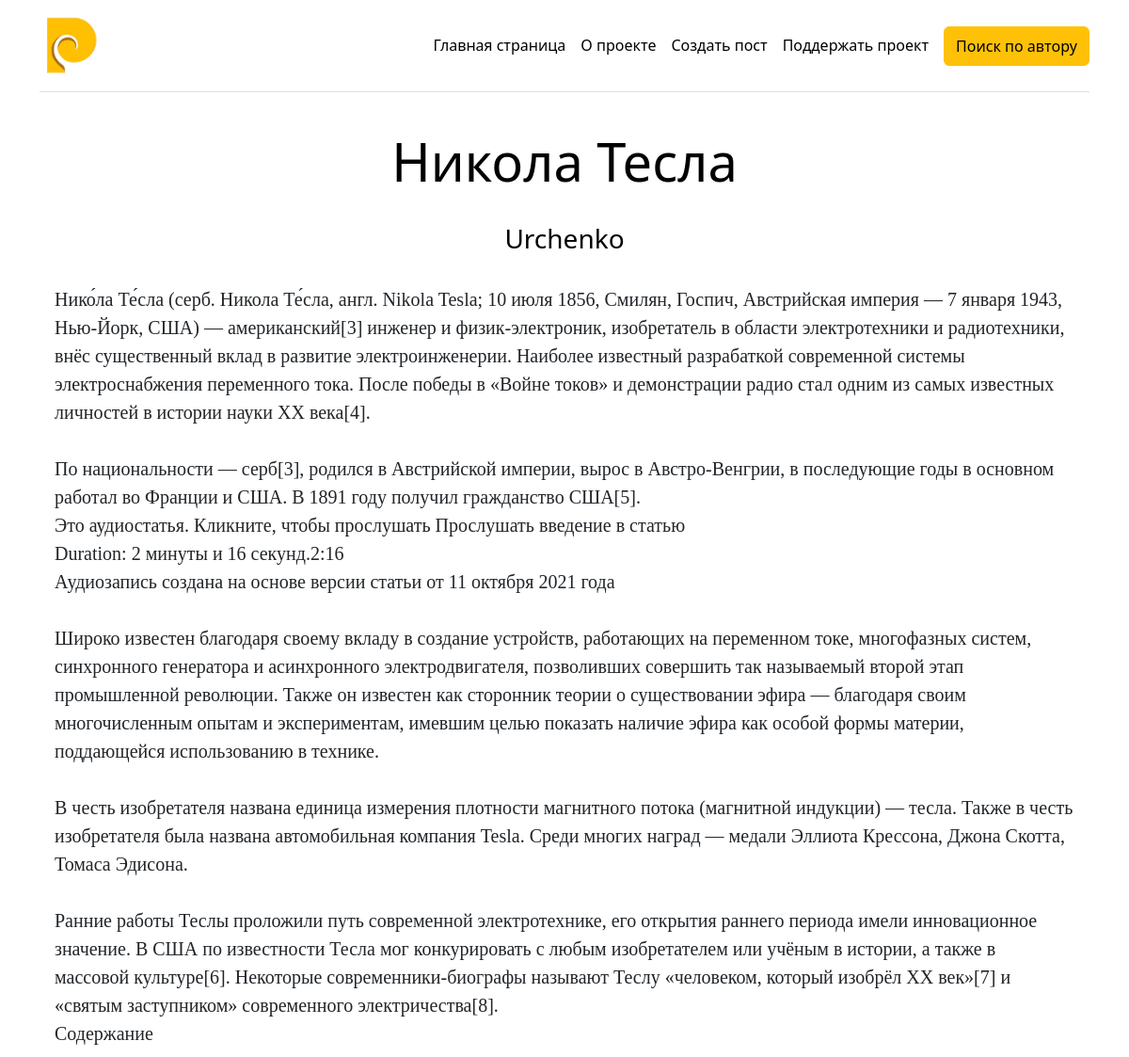
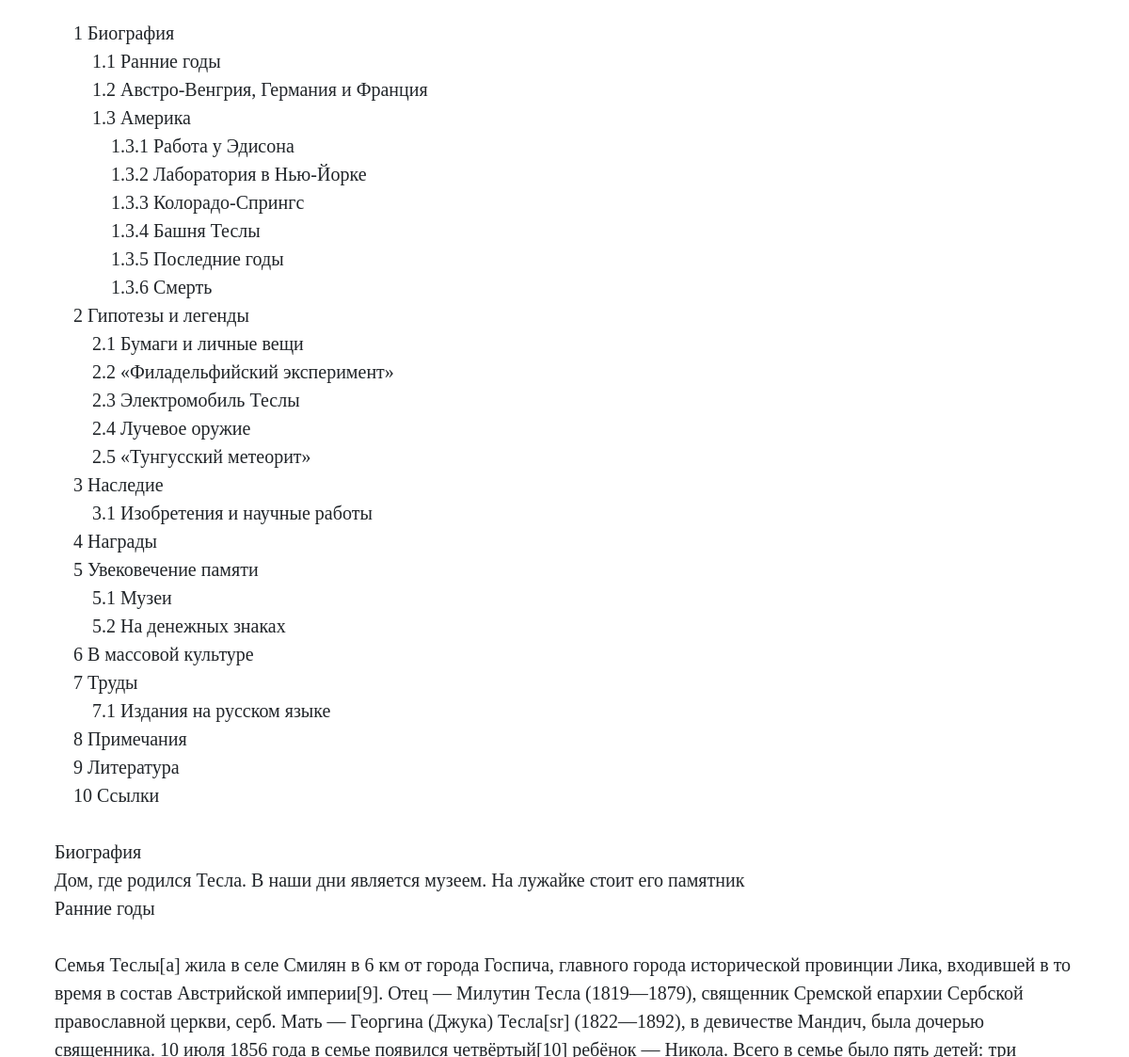
The page /posts/4 on the database its author committed (2 pictures, top to bottom).
### app.py (models this page shows, shortened)
class Post(db.Model):
    id: Mapped[int] = mapped_column(Integer, primary_key=True)
    title: Mapped[str] = mapped_column(String, nullable=False)
    pretext: Mapped[str] = mapped_column(String, nullable=False)
    text: Mapped[str] = mapped_column(Text, nullable=False)
    author: Mapped[str] = mapped_column(String, nullable=False)
    edit_key: Mapped[str] = mapped_column(String)

### app.py (the view)
@app.route('/posts/<int:id>', methods=['POST', 'GET'])
def posts(id):
    post = db.session.get(Post, id)
    comment = Comments.query.order_by(desc(Comments.id)).all()
    return render_template('posts.html', post=post, comment=comment)

### templates/posts.html (shortened to what this page needs)
{% extends 'base.html' %}
{% block body %}
<div class="pricing-header p-3 pb-md-4 mx-auto text-center">
    <h1 class="display-4 fw-normal text-body-emphasis">{{ post.title }}</h1>
    <br>
    <h3 class="display-7 fw-normal text-body-emphasis">{{ post.author }}</h3>
    <br>
    <pre class="text-start" style="font-family:Calibri;white-space:pre-wrap;font-size:20px;">{{ post.text }}</pre>
    <br>
    <br>
    <br>
    <br>
    <br>
    <br>
    {% for i in comment %}
        {% if i.pid == post.id %}
        <br>
        {% endif %}
    {% endfor %}
</div>
{% endblock %}

### rows shown on the page
Post: title "Никола Тесла", author "Urchenko", text "Нико́ла Те́сла (серб. Никола Те́сла, англ. Nikola Tesla; 10 июля 1856, Смилян, Госпич, Австрийская империя — 7 января 1943, Нью-Йорк, США) — американский[3] инженер и физик-электроник, изобретатель в области электротехники и радиотехники, внёс существенный вклад в развитие электроинженерии. Наиболее известный разрабаткой современной системы электроснабжения переменного тока. После победы в «Войне токов» и демонстрации радио стал одним из самых известных личностей в истории науки ХХ века[4]. По национальности — серб[3], родился в Австрийской империи, вырос в Австро-Венгрии, в последующие годы в основном работал во Франции и США. В 1891 году получил гражданство США[5]. Это аудиостатья.…"
